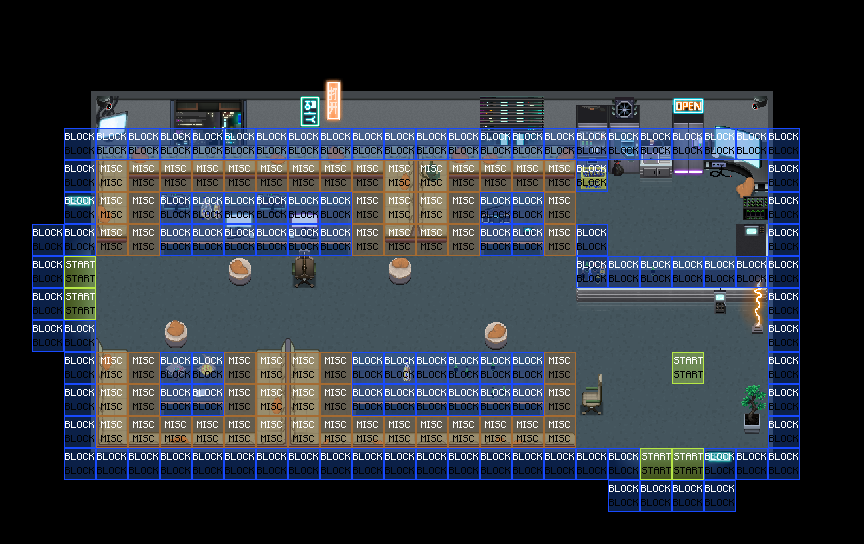

Rendered tile map (Tiled .tmx) drawn with the repository's tilesets; below, a short description and the map source with its tile grids summarised:
An orthogonal 27x17 tile map with 32x32 px tiles, 14 tile layers (Boden, Wände, Möbel layer1, Möbel layer2, ...), 12 tilesets.

<map version="1.5" tiledversion="1.5.0" orientation="orthogonal" renderorder="right-down" width="27" height="17" tilewidth="32" tileheight="32" infinite="0" nextlayerid="16" nextobjectid="1">
 <tileset firstgid="1" name="Inside_A2_0" tilewidth="32" tileheight="32" tilecount="192" columns="16">
  <image source="tiles/32x32/Inside_A2_0.png" width="512" height="384" />
 </tileset>
 <tileset firstgid="193" name="Inside_A4_0" tilewidth="32" tileheight="32" tilecount="240" columns="16">
  <image source="tiles/32x32/Inside_A4_0.png" width="512" height="480" />
 </tileset>
 <tileset firstgid="433" name="Outside_A4_0" tilewidth="32" tileheight="32" tilecount="240" columns="16">
  <image source="tiles/32x32/Inside_A4_0.png" width="512" height="480" />
 </tileset>
 <tileset firstgid="673" name="adaption" tilewidth="32" tileheight="32" tilecount="240" columns="16">
  <image source="tiles/adaption.png" width="512" height="480" />
  <tile id="67">
   <animation>
    <frame tileid="67" duration="10000" />
    <frame tileid="99" duration="1000" />
    <frame tileid="67" duration="1000" />
   </animation>
  </tile>
  <tile id="68">
   <animation>
    <frame tileid="68" duration="1000" />
    <frame tileid="100" duration="1000" />
    <frame tileid="68" duration="10000" />
   </animation>
  </tile>
  <tile id="83">
   <animation>
    <frame tileid="83" duration="10000" />
    <frame tileid="115" duration="1000" />
    <frame tileid="83" duration="1000" />
   </animation>
  </tile>
  <tile id="84">
   <animation>
    <frame tileid="84" duration="1000" />
    <frame tileid="116" duration="1000" />
    <frame tileid="84" duration="10000" />
   </animation>
  </tile>
  <tile id="107">
   <animation>
    <frame tileid="106" duration="333" />
    <frame tileid="102" duration="333" />
    <frame tileid="103" duration="333" />
    <frame tileid="104" duration="333" />
    <frame tileid="105" duration="333" />
    <frame tileid="101" duration="9000" />
   </animation>
  </tile>
  <tile id="131">
   <animation>
    <frame tileid="131" duration="700" />
    <frame tileid="147" duration="700" />
   </animation>
  </tile>
  <tile id="132">
   <animation>
    <frame tileid="132" duration="7000" />
    <frame tileid="133" duration="300" />
   </animation>
  </tile>
  <tile id="148">
   <animation>
    <frame tileid="148" duration="7000" />
    <frame tileid="149" duration="300" />
   </animation>
  </tile>
  <tile id="164">
   <animation>
    <frame tileid="160" duration="1000" />
    <frame tileid="161" duration="1000" />
    <frame tileid="162" duration="1000" />
    <frame tileid="163" duration="1500" />
   </animation>
  </tile>
  <tile id="180">
   <animation>
    <frame tileid="176" duration="1000" />
    <frame tileid="177" duration="1000" />
    <frame tileid="178" duration="1000" />
    <frame tileid="179" duration="1500" />
   </animation>
  </tile>
  <tile id="196">
   <animation>
    <frame tileid="192" duration="1000" />
    <frame tileid="193" duration="1000" />
    <frame tileid="194" duration="1000" />
    <frame tileid="195" duration="1500" />
   </animation>
  </tile>
 </tileset>
 <tileset firstgid="913" name="Inside_A5_0" tilewidth="32" tileheight="32" tilecount="128" columns="8">
  <image source="tiles/32x32/Inside_A5_0.png" width="256" height="512" />
 </tileset>
 <tileset firstgid="1041" name="Inside_B_0" tilewidth="32" tileheight="32" tilecount="256" columns="16">
  <image source="tiles/32x32/Inside_B_0.png" width="512" height="512" />
 </tileset>
 <tileset firstgid="1297" name="obj_door1_0" tilewidth="32" tileheight="32" tilecount="192" columns="12">
  <image source="tiles/32x32/obj_door1_0.png" width="384" height="512" />
 </tileset>
 <tileset firstgid="1489" name="Gate1_0" tilewidth="32" tileheight="32" tilecount="72" columns="9">
  <image source="tiles/32x32/Gate1_0.png" width="288" height="256" />
 </tileset>
 <tileset firstgid="1561" name="Outside_B_0" tilewidth="32" tileheight="32" tilecount="256" columns="16">
  <image source="tiles/32x32/Outside_B_0.png" width="512" height="512" />
 </tileset>
 <tileset firstgid="1817" name="Outside_A3_0" tilewidth="32" tileheight="32" tilecount="128" columns="16">
  <image source="tiles/32x32/Outside_A3_0.png" width="512" height="256" />
 </tileset>
 <tileset firstgid="1945" name="Inside_C_0" tilewidth="32" tileheight="32" tilecount="256" columns="16">
  <image source="tiles/32x32/Inside_C_0.png" width="512" height="512" />
 </tileset>
 <tileset firstgid="2201" name="mapUtilities" tilewidth="32" tileheight="32" tilecount="9" columns="9">
  <image source="tiles/mapUtilities.png" width="288" height="32" />
 </tileset>
 <objectgroup id="7" name="floorLayer" />
 <layer id="1" name="Boden" width="27" height="17">
  <data>[459 cells, 189 non-empty, 2 distinct tile ids]</data>
 </layer>
 <layer id="2" name="Wände" width="27" height="17">
  <data>[459 cells, 270 non-empty, 21 distinct tile ids]</data>
 </layer>
 <layer id="3" name="Möbel layer1" width="27" height="17">
  <data>[459 cells, 133 non-empty, 71 distinct tile ids]</data>
 </layer>
 <layer id="4" name="Möbel layer2" width="27" height="17">
  <data>[459 cells, 38 non-empty, 29 distinct tile ids]</data>
 </layer>
 <layer id="6" name="Möbel _ayer3" width="27" height="17">
  <data>[459 cells, 8 non-empty, 7 distinct tile ids]</data>
 </layer>
 <layer id="8" name="start" width="27" height="17">
  <data>[459 cells, 1 non-empty, 1 distinct tile ids]</data>
 </layer>
 <layer id="5" name="Animation" width="27" height="17">
  <data>[459 cells, 12 non-empty, 12 distinct tile ids]</data>
 </layer>
 <layer id="9" name="utils_block" width="27" height="17">
  <properties>
   <property name="collides" type="bool" value="true" />
  </properties>
  <data>[459 cells, 108 non-empty, 1 distinct tile ids]</data>
 </layer>
 <layer id="11" name="utils_gateB" width="27" height="17">
  <data>[459 cells, 2 non-empty, 1 distinct tile ids]</data>
 </layer>
 <layer id="10" name="utils_gateA" width="27" height="17">
  <data>[459 cells, 2 non-empty, 1 distinct tile ids]</data>
 </layer>
 <layer id="12" name="utils_jitsi1" width="27" height="17">
  <data>[459 cells, 15 non-empty, 1 distinct tile ids]</data>
 </layer>
 <layer id="13" name="utils_jitsi2" width="27" height="17">
  <data>[459 cells, 14 non-empty, 1 distinct tile ids]</data>
 </layer>
 <layer id="14" name="utils_jitsi3" width="27" height="17">
  <data>[459 cells, 18 non-empty, 1 distinct tile ids]</data>
 </layer>
 <layer id="15" name="utils_jitsi4" width="27" height="17">
  <data>[459 cells, 11 non-empty, 1 distinct tile ids]</data>
 </layer>
</map>
